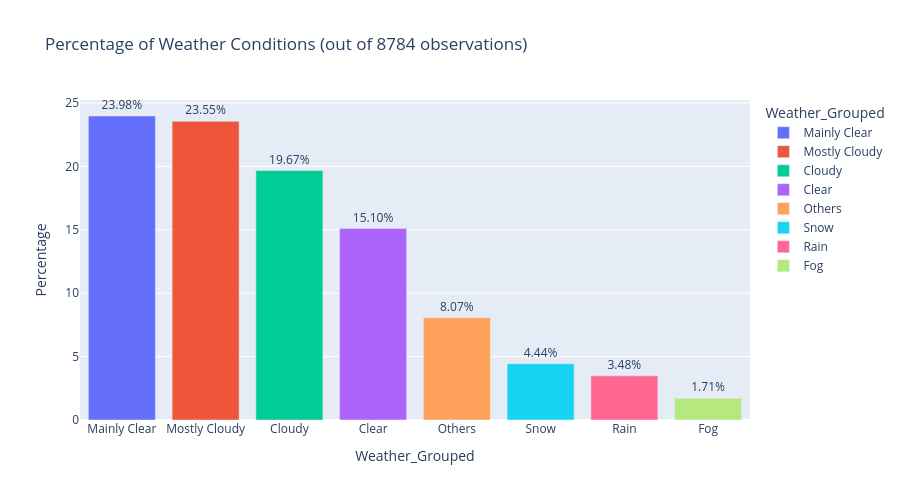

Source (notebook cell):
### Code cell
weather_counts = df['Weather_Grouped'].value_counts()
weather_percent = (weather_counts / len(df)) * 100 

df_weather = weather_percent.reset_index()
df_weather.columns = ['Weather_Grouped', 'Percentage']

fig = px.bar(
    df_weather,
    x='Weather_Grouped',
    y='Percentage',
    color='Weather_Grouped',
    text='Percentage',
    title='Percentage of Weather Conditions (out of 8784 observations)',
    height=500,
    category_orders={'Weather': df_weather.sort_values('Percentage', ascending=False)['Weather_Grouped'].tolist()}
)

fig.update_traces(texttemplate='%{text:.2f}%', textposition='outside')

fig.show()

### Figure 1 — Plotly figure (JSON) as saved in the notebook; plotly's stock layout.template omitted (floating-point values rounded to 4 significant figures)
{"data": [{"alignmentgroup": "True", "hovertemplate": "Weather_Grouped=%{x}<br>Percentage=%{text}<extra></extra>", "legendgroup": "Mainly Clear", "marker": {"color": "#636efa", "pattern": {"shape": ""}}, "name": "Mainly Clear", "offsetgroup": "Mainly Clear", "orientation": "v", "showlegend": true, "text": [23.98], "textposition": "outside", "texttemplate": "%{text:.2f}%", "type": "bar", "x": ["Mainly Clear"], "xaxis": "x", "y": [23.98], "yaxis": "y"}, {"alignmentgroup": "True", "hovertemplate": "Weather_Grouped=%{x}<br>Percentage=%{text}<extra></extra>", "legendgroup": "Mostly Cloudy", "marker": {"color": "#EF553B", "pattern": {"shape": ""}}, "name": "Mostly Cloudy", "offsetgroup": "Mostly Cloudy", "orientation": "v", "showlegend": true, "text": [23.55], "textposition": "outside", "texttemplate": "%{text:.2f}%", "type": "bar", "x": ["Mostly Cloudy"], "xaxis": "x", "y": [23.55], "yaxis": "y"}, {"alignmentgroup": "True", "hovertemplate": "Weather_Grouped=%{x}<br>Percentage=%{text}<extra></extra>", "legendgroup": "Cloudy", "marker": {"color": "#00cc96", "pattern": {"shape": ""}}, "name": "Cloudy", "offsetgroup": "Cloudy", "orientation": "v", "showlegend": true, "text": [19.67], "textposition": "outside", "texttemplate": "%{text:.2f}%", "type": "bar", "x": ["Cloudy"], "xaxis": "x", "y": [19.67], "yaxis": "y"}, {"alignmentgroup": "True", "hovertemplate": "Weather_Grouped=%{x}<br>Percentage=%{text}<extra></extra>", "legendgroup": "Clear", "marker": {"color": "#ab63fa", "pattern": {"shape": ""}}, "name": "Clear", "offsetgroup": "Clear", "orientation": "v", "showlegend": true, "text": [15.1], "textposition": "outside", "texttemplate": "%{text:.2f}%", "type": "bar", "x": ["Clear"], "xaxis": "x", "y": [15.1], "yaxis": "y"}, {"alignmentgroup": "True", "hovertemplate": "Weather_Grouped=%{x}<br>Percentage=%{text}<extra></extra>", "legendgroup": "Others", "marker": {"color": "#FFA15A", "pattern": {"shape": ""}}, "name": "Others", "offsetgroup": "Others", "orientation": "v", "showlegend": true, "text": [8.071], "textposition": "outside", "texttemplate": "%{text:.2f}%", "type": "bar", "x": ["Others"], "xaxis": "x", "y": [8.071], "yaxis": "y"}, {"alignmentgroup": "True", "hovertemplate": "Weather_Grouped=%{x}<br>Percentage=%{text}<extra></extra>", "legendgroup": "Snow", "marker": {"color": "#19d3f3", "pattern": {"shape": ""}}, "name": "Snow", "offsetgroup": "Snow", "orientation": "v", "showlegend": true, "text": [4.44], "textposition": "outside", "texttemplate": "%{text:.2f}%", "type": "bar", "x": ["Snow"], "xaxis": "x", "y": [4.44], "yaxis": "y"}, {"alignmentgroup": "True", "hovertemplate": "Weather_Grouped=%{x}<br>Percentage=%{text}<extra></extra>", "legendgroup": "Rain", "marker": {"color": "#FF6692", "pattern": {"shape": ""}}, "name": "Rain", "offsetgroup": "Rain", "orientation": "v", "showlegend": true, "text": [3.484], "textposition": "outside", "texttemplate": "%{text:.2f}%", "type": "bar", "x": ["Rain"], "xaxis": "x", "y": [3.484], "yaxis": "y"}, {"alignmentgroup": "True", "hovertemplate": "Weather_Grouped=%{x}<br>Percentage=%{text}<extra></extra>", "legendgroup": "Fog", "marker": {"color": "#B6E880", "pattern": {"shape": ""}}, "name": "Fog", "offsetgroup": "Fog", "orientation": "v", "showlegend": true, "text": [1.708], "textposition": "outside", "texttemplate": "%{text:.2f}%", "type": "bar", "x": ["Fog"], "xaxis": "x", "y": [1.708], "yaxis": "y"}], "layout": {"barmode": "relative", "height": 500, "legend": {"title": {"text": "Weather_Grouped"}, "tracegroupgap": 0}, "title": {"text": "Percentage of Weather Conditions (out of 8784 observations)"}, "xaxis": {"anchor": "y", "categoryarray": ["Mainly Clear", "Mostly Cloudy", "Cloudy", "Clear", "Others", "Snow", "Rain", "Fog"], "categoryorder": "array", "domain": [0, 1], "title": {"text": "Weather_Grouped"}}, "yaxis": {"anchor": "x", "domain": [0, 1], "title": {"text": "Percentage"}}}}
